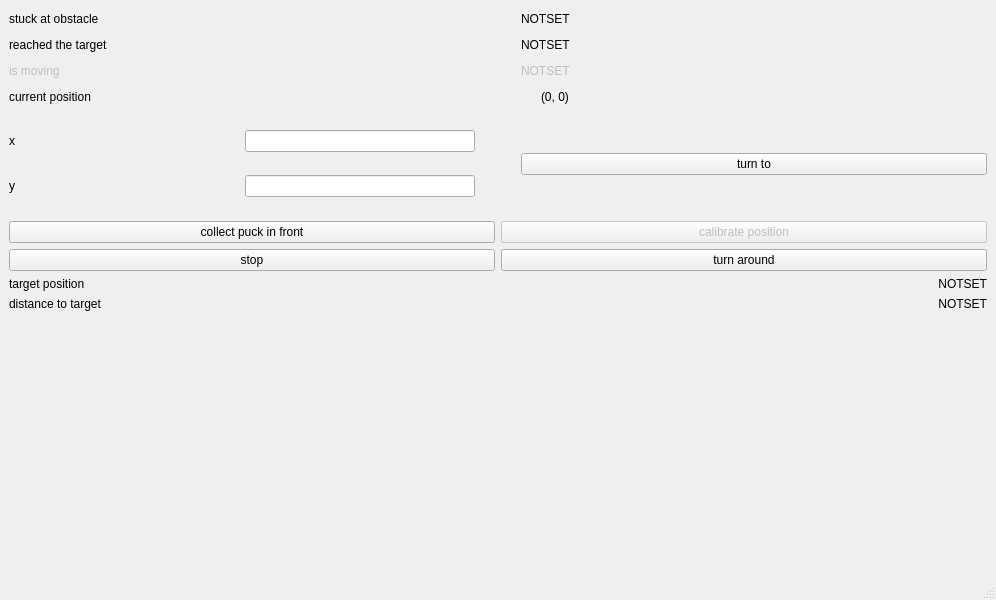
<?xml version="1.0" encoding="UTF-8"?>
<ui version="4.0">
 <class>View</class>
 <widget class="QMainWindow" name="View">
  <property name="geometry">
   <rect>
    <x>0</x>
    <y>0</y>
    <width>996</width>
    <height>600</height>
   </rect>
  </property>
  <property name="windowTitle">
   <string>MainWindow</string>
  </property>
  <widget class="QWidget" name="centralwidget">
   <layout class="QHBoxLayout" name="horizontalLayout_2">
    <item>
     <layout class="QVBoxLayout" name="leftLayout">
      <item>
       <layout class="QHBoxLayout" name="stuckAtObstacleLayout">
        <item>
         <widget class="QLabel" name="stuckAtObstacleLabel">
          <property name="sizePolicy">
           <sizepolicy hsizetype="Minimum" vsizetype="Preferred">
            <horstretch>0</horstretch>
            <verstretch>0</verstretch>
           </sizepolicy>
          </property>
          <property name="text">
           <string>stuck at obstacle</string>
          </property>
         </widget>
        </item>
        <item>
         <spacer name="stuckAtObstacleSpacer">
          <property name="orientation">
           <enum>Qt::Horizontal</enum>
          </property>
          <property name="sizeType">
           <enum>QSizePolicy::Fixed</enum>
          </property>
          <property name="sizeHint" stdset="0">
           <size>
            <width>40</width>
            <height>20</height>
           </size>
          </property>
         </spacer>
        </item>
        <item>
         <widget class="QLabel" name="stuckAtObstacle">
          <property name="sizePolicy">
           <sizepolicy hsizetype="Minimum" vsizetype="Preferred">
            <horstretch>0</horstretch>
            <verstretch>0</verstretch>
           </sizepolicy>
          </property>
          <property name="text">
           <string>NOTSET</string>
          </property>
         </widget>
        </item>
       </layout>
      </item>
      <item>
       <layout class="QHBoxLayout" name="reachedTargetLayout">
        <item>
         <widget class="QLabel" name="reachedTargetLabel">
          <property name="sizePolicy">
           <sizepolicy hsizetype="Minimum" vsizetype="Preferred">
            <horstretch>0</horstretch>
            <verstretch>0</verstretch>
           </sizepolicy>
          </property>
          <property name="text">
           <string>reached the target</string>
          </property>
         </widget>
        </item>
        <item>
         <spacer name="reachedTargetSpacer">
          <property name="orientation">
           <enum>Qt::Horizontal</enum>
          </property>
          <property name="sizeType">
           <enum>QSizePolicy::Fixed</enum>
          </property>
          <property name="sizeHint" stdset="0">
           <size>
            <width>40</width>
            <height>20</height>
           </size>
          </property>
         </spacer>
        </item>
        <item>
         <widget class="QLabel" name="reachedTarget">
          <property name="sizePolicy">
           <sizepolicy hsizetype="Minimum" vsizetype="Preferred">
            <horstretch>0</horstretch>
            <verstretch>0</verstretch>
           </sizepolicy>
          </property>
          <property name="text">
           <string>NOTSET</string>
          </property>
         </widget>
        </item>
       </layout>
      </item>
      <item>
       <layout class="QHBoxLayout" name="isMovingLayout">
        <item>
         <widget class="QLabel" name="isMovingLabel">
          <property name="enabled">
           <bool>false</bool>
          </property>
          <property name="sizePolicy">
           <sizepolicy hsizetype="Minimum" vsizetype="Minimum">
            <horstretch>0</horstretch>
            <verstretch>0</verstretch>
           </sizepolicy>
          </property>
          <property name="text">
           <string>is moving</string>
          </property>
         </widget>
        </item>
        <item>
         <spacer name="isMovingSpacer">
          <property name="orientation">
           <enum>Qt::Horizontal</enum>
          </property>
          <property name="sizeType">
           <enum>QSizePolicy::Fixed</enum>
          </property>
          <property name="sizeHint" stdset="0">
           <size>
            <width>40</width>
            <height>20</height>
           </size>
          </property>
         </spacer>
        </item>
        <item>
         <widget class="QLabel" name="isMoving">
          <property name="enabled">
           <bool>false</bool>
          </property>
          <property name="sizePolicy">
           <sizepolicy hsizetype="Minimum" vsizetype="Minimum">
            <horstretch>0</horstretch>
            <verstretch>0</verstretch>
           </sizepolicy>
          </property>
          <property name="text">
           <string>NOTSET</string>
          </property>
         </widget>
        </item>
       </layout>
      </item>
      <item>
       <layout class="QHBoxLayout" name="currentPositionLayout">
        <item>
         <widget class="QLabel" name="currentPositionLabel">
          <property name="sizePolicy">
           <sizepolicy hsizetype="Minimum" vsizetype="Minimum">
            <horstretch>0</horstretch>
            <verstretch>0</verstretch>
           </sizepolicy>
          </property>
          <property name="text">
           <string>current position</string>
          </property>
         </widget>
        </item>
        <item>
         <spacer name="horizontalSpacer">
          <property name="orientation">
           <enum>Qt::Horizontal</enum>
          </property>
          <property name="sizeType">
           <enum>QSizePolicy::Fixed</enum>
          </property>
          <property name="sizeHint" stdset="0">
           <size>
            <width>80</width>
            <height>20</height>
           </size>
          </property>
         </spacer>
        </item>
        <item>
         <widget class="QLabel" name="currentPosition">
          <property name="sizePolicy">
           <sizepolicy hsizetype="Minimum" vsizetype="Minimum">
            <horstretch>0</horstretch>
            <verstretch>0</verstretch>
           </sizepolicy>
          </property>
          <property name="minimumSize">
           <size>
            <width>150</width>
            <height>0</height>
           </size>
          </property>
          <property name="text">
           <string>(0, 0)</string>
          </property>
         </widget>
        </item>
       </layout>
      </item>
      <item>
       <layout class="QHBoxLayout" name="horizontalLayout">
        <item>
         <layout class="QGridLayout" name="turnToLayout">
          <item row="1" column="0">
           <widget class="QLabel" name="turnToLabelY">
            <property name="text">
             <string>y</string>
            </property>
           </widget>
          </item>
          <item row="0" column="1">
           <widget class="QLineEdit" name="turnToEditX">
            <property name="sizePolicy">
             <sizepolicy hsizetype="Preferred" vsizetype="Fixed">
              <horstretch>0</horstretch>
              <verstretch>0</verstretch>
             </sizepolicy>
            </property>
           </widget>
          </item>
          <item row="0" column="0">
           <widget class="QLabel" name="turnToLabelX">
            <property name="text">
             <string>x</string>
            </property>
           </widget>
          </item>
          <item row="1" column="1">
           <widget class="QLineEdit" name="turnToEditY">
            <property name="sizePolicy">
             <sizepolicy hsizetype="Preferred" vsizetype="Fixed">
              <horstretch>0</horstretch>
              <verstretch>0</verstretch>
             </sizepolicy>
            </property>
           </widget>
          </item>
         </layout>
        </item>
        <item>
         <spacer name="turnToSpacer1">
          <property name="sizePolicy">
           <sizepolicy hsizetype="Minimum" vsizetype="Minimum">
            <horstretch>0</horstretch>
            <verstretch>0</verstretch>
           </sizepolicy>
          </property>
          <property name="orientation">
           <enum>Qt::Horizontal</enum>
          </property>
          <property name="sizeType">
           <enum>QSizePolicy::Minimum</enum>
          </property>
          <property name="sizeHint" stdset="0">
           <size>
            <width>40</width>
            <height>20</height>
           </size>
          </property>
         </spacer>
        </item>
        <item>
         <layout class="QVBoxLayout" name="verticalLayout">
          <item>
           <spacer name="turnToSpacer2">
            <property name="orientation">
             <enum>Qt::Vertical</enum>
            </property>
            <property name="sizeType">
             <enum>QSizePolicy::Minimum</enum>
            </property>
            <property name="sizeHint" stdset="0">
             <size>
              <width>20</width>
              <height>40</height>
             </size>
            </property>
           </spacer>
          </item>
          <item>
           <widget class="QPushButton" name="turnToButton">
            <property name="text">
             <string>turn to</string>
            </property>
           </widget>
          </item>
          <item>
           <spacer name="turnToSpacer3">
            <property name="orientation">
             <enum>Qt::Vertical</enum>
            </property>
            <property name="sizeType">
             <enum>QSizePolicy::Minimum</enum>
            </property>
            <property name="sizeHint" stdset="0">
             <size>
              <width>20</width>
              <height>40</height>
             </size>
            </property>
           </spacer>
          </item>
         </layout>
        </item>
       </layout>
      </item>
      <item>
       <layout class="QGridLayout" name="actionsLayout">
        <item row="1" column="1">
         <widget class="QPushButton" name="turnAround">
          <property name="sizePolicy">
           <sizepolicy hsizetype="Minimum" vsizetype="Fixed">
            <horstretch>0</horstretch>
            <verstretch>0</verstretch>
           </sizepolicy>
          </property>
          <property name="text">
           <string>turn around</string>
          </property>
         </widget>
        </item>
        <item row="0" column="1">
         <widget class="QPushButton" name="calibratePosition">
          <property name="enabled">
           <bool>false</bool>
          </property>
          <property name="sizePolicy">
           <sizepolicy hsizetype="Minimum" vsizetype="Fixed">
            <horstretch>0</horstretch>
            <verstretch>0</verstretch>
           </sizepolicy>
          </property>
          <property name="text">
           <string>calibrate position</string>
          </property>
         </widget>
        </item>
        <item row="0" column="0">
         <widget class="QPushButton" name="collectPuckInFront">
          <property name="enabled">
           <bool>true</bool>
          </property>
          <property name="sizePolicy">
           <sizepolicy hsizetype="Minimum" vsizetype="Fixed">
            <horstretch>0</horstretch>
            <verstretch>0</verstretch>
           </sizepolicy>
          </property>
          <property name="text">
           <string>collect puck in front</string>
          </property>
         </widget>
        </item>
        <item row="1" column="0">
         <widget class="QPushButton" name="stop">
          <property name="sizePolicy">
           <sizepolicy hsizetype="Minimum" vsizetype="Fixed">
            <horstretch>0</horstretch>
            <verstretch>0</verstretch>
           </sizepolicy>
          </property>
          <property name="text">
           <string>stop</string>
          </property>
         </widget>
        </item>
       </layout>
      </item>
      <item>
       <layout class="QGridLayout" name="targetLayout">
        <item row="1" column="0">
         <widget class="QLabel" name="targetPositionLabel">
          <property name="sizePolicy">
           <sizepolicy hsizetype="Minimum" vsizetype="Preferred">
            <horstretch>0</horstretch>
            <verstretch>0</verstretch>
           </sizepolicy>
          </property>
          <property name="text">
           <string>target position</string>
          </property>
         </widget>
        </item>
        <item row="1" column="1">
         <widget class="QLabel" name="targetPosition">
          <property name="sizePolicy">
           <sizepolicy hsizetype="Minimum" vsizetype="Preferred">
            <horstretch>0</horstretch>
            <verstretch>0</verstretch>
           </sizepolicy>
          </property>
          <property name="text">
           <string>NOTSET</string>
          </property>
          <property name="alignment">
           <set>Qt::AlignRight|Qt::AlignTrailing|Qt::AlignVCenter</set>
          </property>
         </widget>
        </item>
        <item row="2" column="0">
         <widget class="QLabel" name="distanceToTargetLabel">
          <property name="sizePolicy">
           <sizepolicy hsizetype="Minimum" vsizetype="Preferred">
            <horstretch>0</horstretch>
            <verstretch>0</verstretch>
           </sizepolicy>
          </property>
          <property name="text">
           <string>distance to target</string>
          </property>
         </widget>
        </item>
        <item row="2" column="1">
         <widget class="QLabel" name="distanceToTarget">
          <property name="sizePolicy">
           <sizepolicy hsizetype="Minimum" vsizetype="Preferred">
            <horstretch>0</horstretch>
            <verstretch>0</verstretch>
           </sizepolicy>
          </property>
          <property name="text">
           <string>NOTSET</string>
          </property>
          <property name="alignment">
           <set>Qt::AlignRight|Qt::AlignTrailing|Qt::AlignVCenter</set>
          </property>
         </widget>
        </item>
       </layout>
      </item>
      <item>
       <spacer name="verticalSpacer">
        <property name="orientation">
         <enum>Qt::Vertical</enum>
        </property>
        <property name="sizeHint" stdset="0">
         <size>
          <width>20</width>
          <height>40</height>
         </size>
        </property>
       </spacer>
      </item>
     </layout>
    </item>
   </layout>
  </widget>
  <widget class="QMenuBar" name="menubar">
   <property name="geometry">
    <rect>
     <x>0</x>
     <y>0</y>
     <width>996</width>
     <height>25</height>
    </rect>
   </property>
  </widget>
  <widget class="QStatusBar" name="statusbar"/>
 </widget>
 <resources/>
 <connections/>
</ui>
